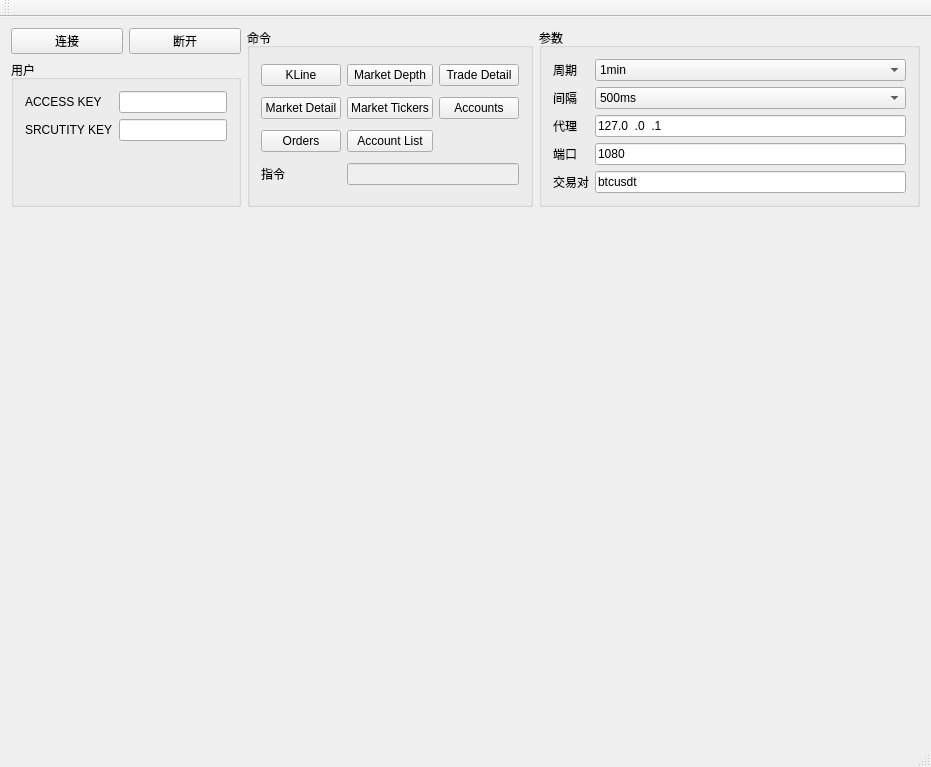
<?xml version="1.0" encoding="UTF-8"?>
<ui version="4.0">
 <class>MainWindowClass</class>
 <widget class="QMainWindow" name="MainWindowClass">
  <property name="geometry">
   <rect>
    <x>0</x>
    <y>0</y>
    <width>931</width>
    <height>767</height>
   </rect>
  </property>
  <property name="windowTitle">
   <string>MainWindow</string>
  </property>
  <widget class="QWidget" name="centralWidget">
   <layout class="QGridLayout" name="gridLayout_2">
    <item row="0" column="0">
     <widget class="QPushButton" name="pushButton">
      <property name="text">
       <string>连接</string>
      </property>
     </widget>
    </item>
    <item row="0" column="1">
     <widget class="QPushButton" name="pushButton_7">
      <property name="text">
       <string>断开</string>
      </property>
     </widget>
    </item>
    <item row="0" column="2" rowspan="2">
     <widget class="QGroupBox" name="groupBox_2">
      <property name="title">
       <string>命令</string>
      </property>
      <layout class="QGridLayout" name="gridLayout">
       <item row="0" column="0">
        <widget class="QPushButton" name="pushButton_3">
         <property name="text">
          <string>KLine</string>
         </property>
        </widget>
       </item>
       <item row="0" column="1">
        <widget class="QPushButton" name="pushButton_2">
         <property name="text">
          <string>Market Depth</string>
         </property>
        </widget>
       </item>
       <item row="0" column="2">
        <widget class="QPushButton" name="pushButton_6">
         <property name="text">
          <string>Trade Detail</string>
         </property>
        </widget>
       </item>
       <item row="1" column="0">
        <widget class="QPushButton" name="pushButton_9">
         <property name="text">
          <string>Market Detail</string>
         </property>
        </widget>
       </item>
       <item row="1" column="1">
        <widget class="QPushButton" name="pushButton_10">
         <property name="text">
          <string>Market Tickers</string>
         </property>
        </widget>
       </item>
       <item row="1" column="2">
        <widget class="QPushButton" name="pushButton_8">
         <property name="text">
          <string>Accounts</string>
         </property>
        </widget>
       </item>
       <item row="2" column="0">
        <widget class="QPushButton" name="pushButton_13">
         <property name="text">
          <string>Orders</string>
         </property>
        </widget>
       </item>
       <item row="3" column="0">
        <widget class="QLabel" name="label_3">
         <property name="text">
          <string>指令</string>
         </property>
        </widget>
       </item>
       <item row="3" column="1" colspan="2">
        <widget class="QLineEdit" name="lineEdit_3">
         <property name="enabled">
          <bool>false</bool>
         </property>
        </widget>
       </item>
       <item row="2" column="1">
        <widget class="QPushButton" name="pushButton_14">
         <property name="text">
          <string>Account List</string>
         </property>
        </widget>
       </item>
      </layout>
     </widget>
    </item>
    <item row="0" column="3" rowspan="2">
     <widget class="QGroupBox" name="groupBox_3">
      <property name="title">
       <string>参数</string>
      </property>
      <layout class="QFormLayout" name="formLayout_2">
       <item row="0" column="0">
        <widget class="QLabel" name="label_5">
         <property name="text">
          <string>周期</string>
         </property>
        </widget>
       </item>
       <item row="0" column="1">
        <widget class="QComboBox" name="comboBox">
         <item>
          <property name="text">
           <string>1min</string>
          </property>
         </item>
         <item>
          <property name="text">
           <string>15min</string>
          </property>
         </item>
         <item>
          <property name="text">
           <string>30min</string>
          </property>
         </item>
         <item>
          <property name="text">
           <string>1hour</string>
          </property>
         </item>
         <item>
          <property name="text">
           <string>4hour</string>
          </property>
         </item>
         <item>
          <property name="text">
           <string>1day</string>
          </property>
         </item>
        </widget>
       </item>
       <item row="1" column="0">
        <widget class="QLabel" name="label_6">
         <property name="text">
          <string>间隔</string>
         </property>
        </widget>
       </item>
       <item row="1" column="1">
        <widget class="QComboBox" name="comboBox_2">
         <item>
          <property name="text">
           <string>500ms</string>
          </property>
         </item>
         <item>
          <property name="text">
           <string>1000ms</string>
          </property>
         </item>
        </widget>
       </item>
       <item row="2" column="0">
        <widget class="QLabel" name="label_7">
         <property name="text">
          <string>代理</string>
         </property>
        </widget>
       </item>
       <item row="2" column="1">
        <widget class="QLineEdit" name="lineEdit_5">
         <property name="inputMask">
          <string>000.000.000.000</string>
         </property>
         <property name="text">
          <string>127.0.0.1</string>
         </property>
        </widget>
       </item>
       <item row="3" column="0">
        <widget class="QLabel" name="label_8">
         <property name="text">
          <string>端口</string>
         </property>
        </widget>
       </item>
       <item row="3" column="1">
        <widget class="QLineEdit" name="lineEdit_6">
         <property name="text">
          <string>1080</string>
         </property>
        </widget>
       </item>
       <item row="5" column="1">
        <widget class="QLineEdit" name="lineEdit_7">
         <property name="text">
          <string>btcusdt</string>
         </property>
        </widget>
       </item>
       <item row="5" column="0">
        <widget class="QLabel" name="label_9">
         <property name="text">
          <string>交易对</string>
         </property>
        </widget>
       </item>
      </layout>
     </widget>
    </item>
    <item row="1" column="0" colspan="2">
     <widget class="QGroupBox" name="groupBox">
      <property name="title">
       <string>用户</string>
      </property>
      <layout class="QFormLayout" name="formLayout">
       <item row="0" column="0">
        <widget class="QLabel" name="label">
         <property name="text">
          <string>ACCESS KEY</string>
         </property>
        </widget>
       </item>
       <item row="0" column="1">
        <widget class="QLineEdit" name="lineEdit"/>
       </item>
       <item row="1" column="0">
        <widget class="QLabel" name="label_2">
         <property name="text">
          <string>SRCUTITY KEY</string>
         </property>
        </widget>
       </item>
       <item row="1" column="1">
        <widget class="QLineEdit" name="lineEdit_2"/>
       </item>
      </layout>
     </widget>
    </item>
    <item row="2" column="0" colspan="4">
     <widget class="QWidget" name="widget" native="true">
      <property name="sizePolicy">
       <sizepolicy hsizetype="Preferred" vsizetype="Preferred">
        <horstretch>0</horstretch>
        <verstretch>1</verstretch>
       </sizepolicy>
      </property>
     </widget>
    </item>
   </layout>
  </widget>
  <widget class="QMenuBar" name="menuBar">
   <property name="geometry">
    <rect>
     <x>0</x>
     <y>0</y>
     <width>931</width>
     <height>23</height>
    </rect>
   </property>
  </widget>
  <widget class="QToolBar" name="mainToolBar">
   <attribute name="toolBarArea">
    <enum>TopToolBarArea</enum>
   </attribute>
   <attribute name="toolBarBreak">
    <bool>false</bool>
   </attribute>
  </widget>
  <widget class="QStatusBar" name="statusBar"/>
 </widget>
 <layoutdefault spacing="6" margin="11"/>
 <resources>
  <include location="MainWindow.qrc"/>
 </resources>
 <connections>
  <connection>
   <sender>pushButton</sender>
   <signal>clicked(bool)</signal>
   <receiver>MainWindowClass</receiver>
   <slot>onConnect()</slot>
   <hints>
    <hint type="sourcelabel">
     <x>79</x>
     <y>55</y>
    </hint>
    <hint type="destinationlabel">
     <x>101</x>
     <y>43</y>
    </hint>
   </hints>
  </connection>
  <connection>
   <sender>pushButton_7</sender>
   <signal>clicked(bool)</signal>
   <receiver>MainWindowClass</receiver>
   <slot>onDisconnect()</slot>
   <hints>
    <hint type="sourcelabel">
     <x>227</x>
     <y>56</y>
    </hint>
    <hint type="destinationlabel">
     <x>258</x>
     <y>39</y>
    </hint>
   </hints>
  </connection>
  <connection>
   <sender>pushButton_3</sender>
   <signal>clicked(bool)</signal>
   <receiver>MainWindowClass</receiver>
   <slot>onButtonKline()</slot>
   <hints>
    <hint type="sourcelabel">
     <x>329</x>
     <y>80</y>
    </hint>
    <hint type="destinationlabel">
     <x>410</x>
     <y>39</y>
    </hint>
   </hints>
  </connection>
 </connections>
 <slots>
  <slot>onConnect()</slot>
  <slot>onDisconnect()</slot>
  <slot>onButtonKline()</slot>
 </slots>
</ui>
